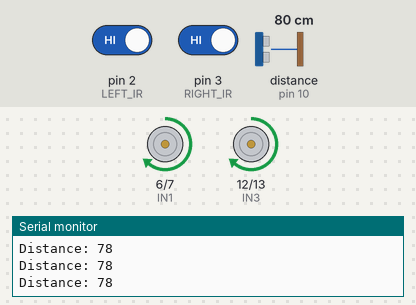
The sketch below on a simulated Arduino Uno, built with avr-gcc and run on an emulated ATmega328P. Shown: motor-driver pin pairs drawn as motors (green arrow = first pin HIGH = forward, orange = second pin HIGH = backward, longer = more drive, scaled by the enable pin), the last lines printed to the serial monitor. Wiring (inferred from the names in the program): ultrasonic range finder: trigger pin 9; echo pin 10. The test bench sets the inputs (shaded band); at power-on: distance to the obstacle (sensor on pin 10) 80 cm, pin 2 (LEFT_IR) HIGH, pin 3 (RIGHT_IR) HIGH. The echo pulse lasts 58.3 µs per cm.

Above: at 1.2 s.
1.3 s: distance to the obstacle (sensor on pin 10) set to 23 cm
2.8 s: distance to the obstacle (sensor on pin 10) set to 18 cm
At 4.0 s:
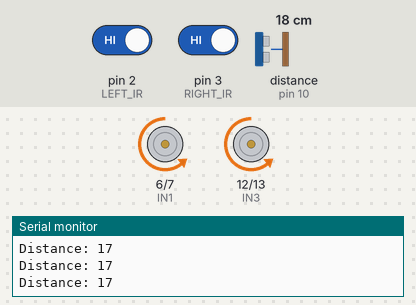
4.3 s: pin 2 (LEFT_IR) driven LOW
At 5.5 s:
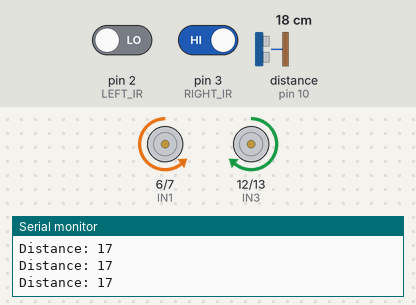
5.8 s: pin 2 (LEFT_IR) driven HIGH
At 6.7 s:
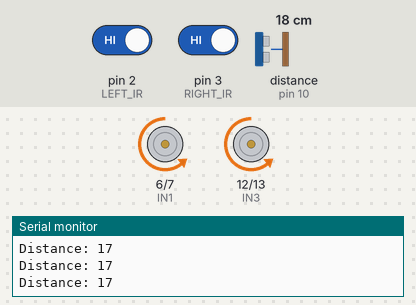
8.8 s: pin 3 (RIGHT_IR) driven LOW
At 9.2 s:
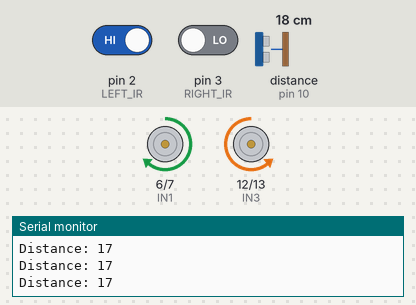
10.3 s: pin 3 (RIGHT_IR) driven HIGH
At 11.6 s:
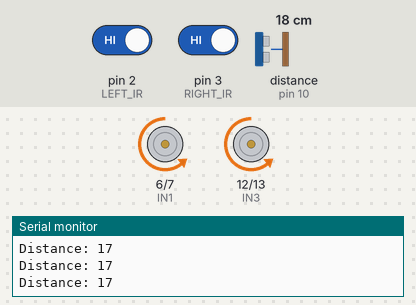
Timing chart, 0 to 12.8 s (numbered marks = the images above; inputs shaded):
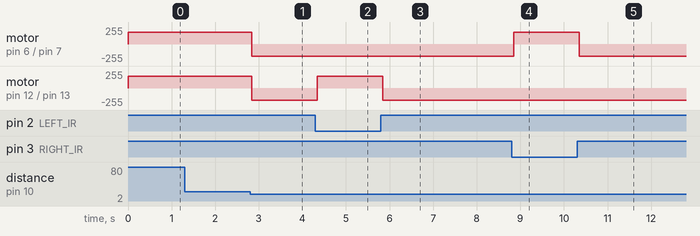

The sketch:

HumanFollowingRobot.ino
```cpp
// Ultrasonic Sensor
#define TRIG_PIN 9
#define ECHO_PIN 10

// IR Sensors
#define LEFT_IR 2
#define RIGHT_IR 3


// Left Motor
#define ENA 5
#define IN1 6
#define IN2 7

// Right Motor
#define ENB 11
#define IN3 12
#define IN4 13


void setup() {

  pinMode(TRIG_PIN, OUTPUT);
  pinMode(ECHO_PIN, INPUT);

  pinMode(LEFT_IR, INPUT);
  pinMode(RIGHT_IR, INPUT);

  pinMode(ENA, OUTPUT);
  pinMode(IN1, OUTPUT);
  pinMode(IN2, OUTPUT);

  pinMode(ENB, OUTPUT);
  pinMode(IN3, OUTPUT);
  pinMode(IN4, OUTPUT);

  analogWrite(ENA, 180);
  analogWrite(ENB, 180);

  Serial.begin(9600);
}

void loop() {

  int leftIR = digitalRead(LEFT_IR);
  int rightIR = digitalRead(RIGHT_IR);

  long distance = getDistance();

  Serial.print("Distance: ");
  Serial.println(distance);


  if (leftIR == LOW) {

    turnLeft();

  }
  else if (rightIR == LOW) {

    turnRight();

  }
  else {

    if (distance > 20) {
      forward();
    }
    else {
      backward();
    }
  }

  delay(50);
}

// Ultrasonic Function


long getDistance() {

  digitalWrite(TRIG_PIN, LOW);
  delayMicroseconds(2);

  digitalWrite(TRIG_PIN, HIGH);
  delayMicroseconds(10);

  digitalWrite(TRIG_PIN, LOW);

  long duration = pulseIn(ECHO_PIN, HIGH);

  long distance = duration * 0.034 / 2;

  return distance;
}


// Motor Functions


void forward() {

  digitalWrite(IN1, HIGH);
  digitalWrite(IN2, LOW);

  digitalWrite(IN3, HIGH);
  digitalWrite(IN4, LOW);
}

void backward() {

  digitalWrite(IN1, LOW);
  digitalWrite(IN2, HIGH);

  digitalWrite(IN3, LOW);
  digitalWrite(IN4, HIGH);
}

void turnLeft() {

  digitalWrite(IN1, LOW);
  digitalWrite(IN2, HIGH);

  digitalWrite(IN3, HIGH);
  digitalWrite(IN4, LOW);
}

void turnRight() {

  digitalWrite(IN1, HIGH);
  digitalWrite(IN2, LOW);

  digitalWrite(IN3, LOW);
  digitalWrite(IN4, HIGH);
}
```

Measured:
- the behaviour switches between 22 and 21 cm on distance to the obstacle (sensor on pin 10) (found by bisection; images 0 and 1)
- after the input at 2.8 s, motor on pin 6 (IN1) / pin 7 (IN2), motor on pin 12 (IN3) / pin 13 (IN4): forward 180/255 → backward 180/255 at once
- after the input at 4.3 s, motor on pin 12 (IN3) / pin 13 (IN4): backward 180/255 → forward 180/255 at once
- after the input at 5.8 s, motor on pin 12 (IN3) / pin 13 (IN4): forward 180/255 → backward 180/255 after 0.05 s
- after the input at 8.8 s, motor on pin 6 (IN1) / pin 7 (IN2): backward 180/255 → forward 180/255 after 0.05 s
- after the input at 10.3 s, motor on pin 6 (IN1) / pin 7 (IN2): forward 180/255 → backward 180/255 after 0.05 s
